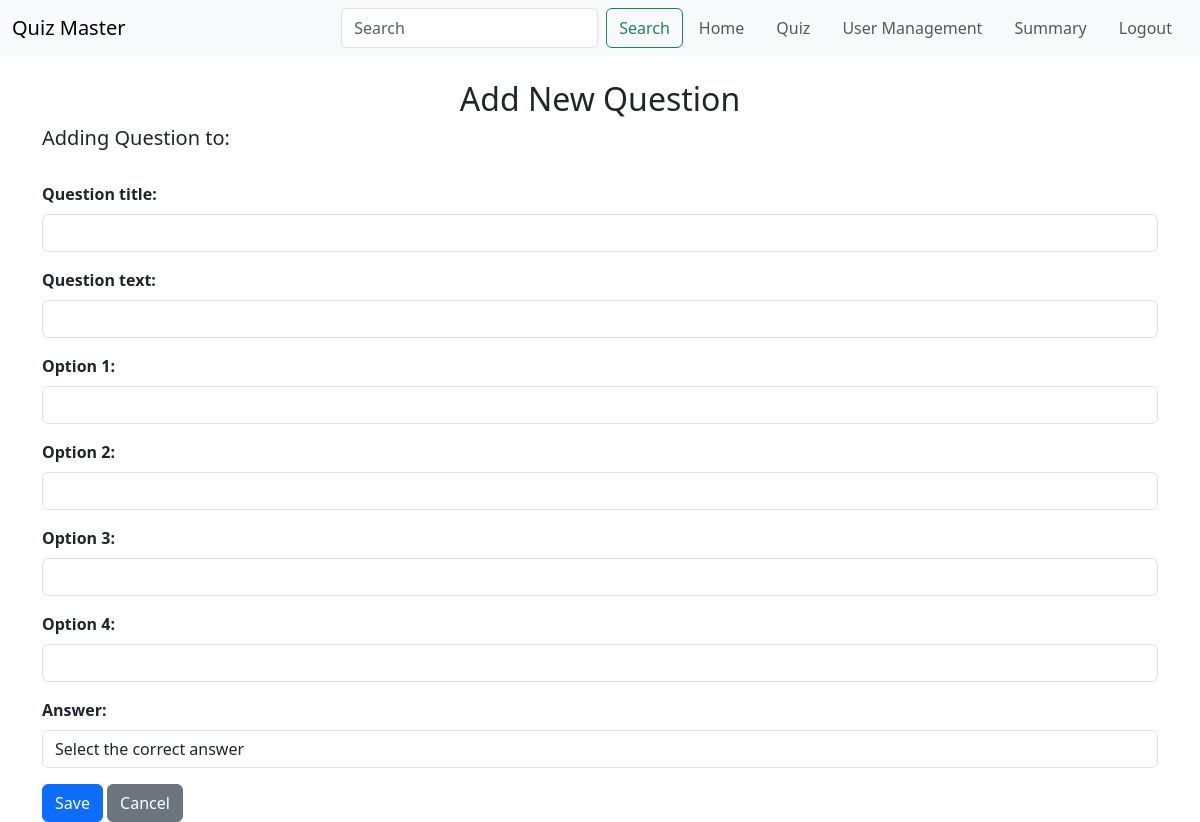
The app's page /new_question?quiz_id=1 (signed in), older data.
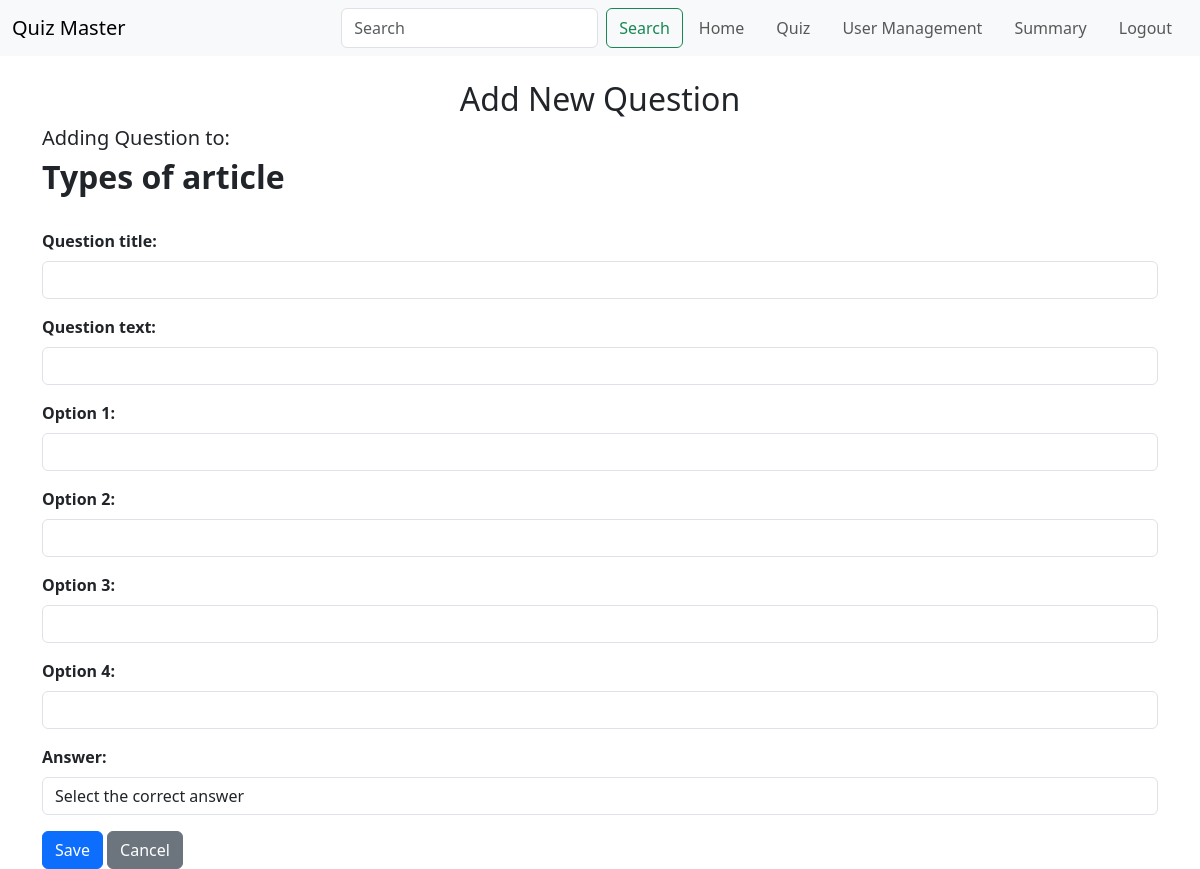
The same page, newer data.
### models.py (models this page shows)
class Quiz(db.Model):
    __tablename__ = 'quiz'
    id = db.Column(db.Integer, primary_key=True, autoincrement=True)
    quiz_name = db.Column(db.String(32), unique=False, nullable=True)
    quiz_description = db.Column(db.String(512), nullable=True)
    time_duration = db.Column(db.String(5), nullable=False)
    chapter_id = db.Column(db.Integer, db.ForeignKey('chapter.id'))
    chapter = db.relationship('Chapter',  backref='quiz', lazy=True)

### routes.py (the view)
@app.route('/new_question')
@auth_required
@admin_required
def new_question():
    quiz_id = request.args.get('quiz_id')
    quiz = Quiz.query.get(quiz_id)
    return render_template('new_question.html', quiz=quiz)

### routes.py (called while the page is built)
def auth_required(func):
    @wraps(func)
    def inner(*args, **kwargs):
        if 'user_id' not in session:
            flash('Please login to continue')
            return redirect(url_for('login'))
        return func(*args, **kwargs)
    return inner

def admin_required(f):
    @wraps(f)
    def decorated_function(*args, **kwargs):
        if session.get('is_admin') == False:
            flash("Access Denied: Admins Only", "danger")
            return redirect(url_for('index'))  # Redirect to home if not admin
        return f(*args, **kwargs)
    return decorated_function

### templates/new_question.html (shortened to what this page needs)
{% extends "layout.html" %}
{% block content %}
    <div class="container mt-4">
        <h2 class="text-center">Add New Question</h2>
        <form method="POST" action="{{ url_for('new_question') }}">
            <h5>Adding Question to: </h5>
            <h2><strong>{{ quiz.quiz_name }}</h2>
            <br>
            <div class="mb-3">
                <label for="question_title" class="form-label"><strong>Question title:</strong></label>
                <input type="text" id="question_title" name="question_title" class="form-control" required>
            </div>
            <div class="mb-3">
                <label for="question_text" class="form-label"><strong>Question text:</strong></label>
                <input type="text" id="question_text" name="question_text" class="form-control" required>
            </div>
            <div class="mb-3">
                <label for="option1" class="form-label"><strong>Option 1:</strong></label>
                <input type="text" id="option1" name="option1" class="form-control" required>
            </div>
            <div class="mb-3">
                <label for="option2" class="form-label"><strong>Option 2:</strong></label>
                <input type="text" id="option2" name="option2" class="form-control" required>
            </div>
            <div class="mb-3">
                <label for="option3" class="form-label"><strong>Option 3:</strong></label>
                <input type="text" id="option3" name="option3" class="form-control" required>
            </div>
            <div class="mb-3">
                <label for="option4" class="form-label"><strong>Option 4:</strong></label>
                <input type="text" id="option4" name="option4" class="form-control" required>
            </div>
            <div class="mb-3">
                <label for="answer" class="form-label"><strong>Answer:</strong></label>
                <select id="answer" name="answer" class="form-control" required>
                    <option value="" disabled selected>Select the correct answer</option>
                </select>
            </div>
            <button type="submit" class="btn btn-primary">Save</button>
            <a href="{{ url_for('quiz') }}" class="btn btn-secondary">Cancel</a>
        </form>
    </div>
{% endblock %}

Row changes from the older to the newer data that the page shows:
added Quiz: quiz_name "Types of article"
